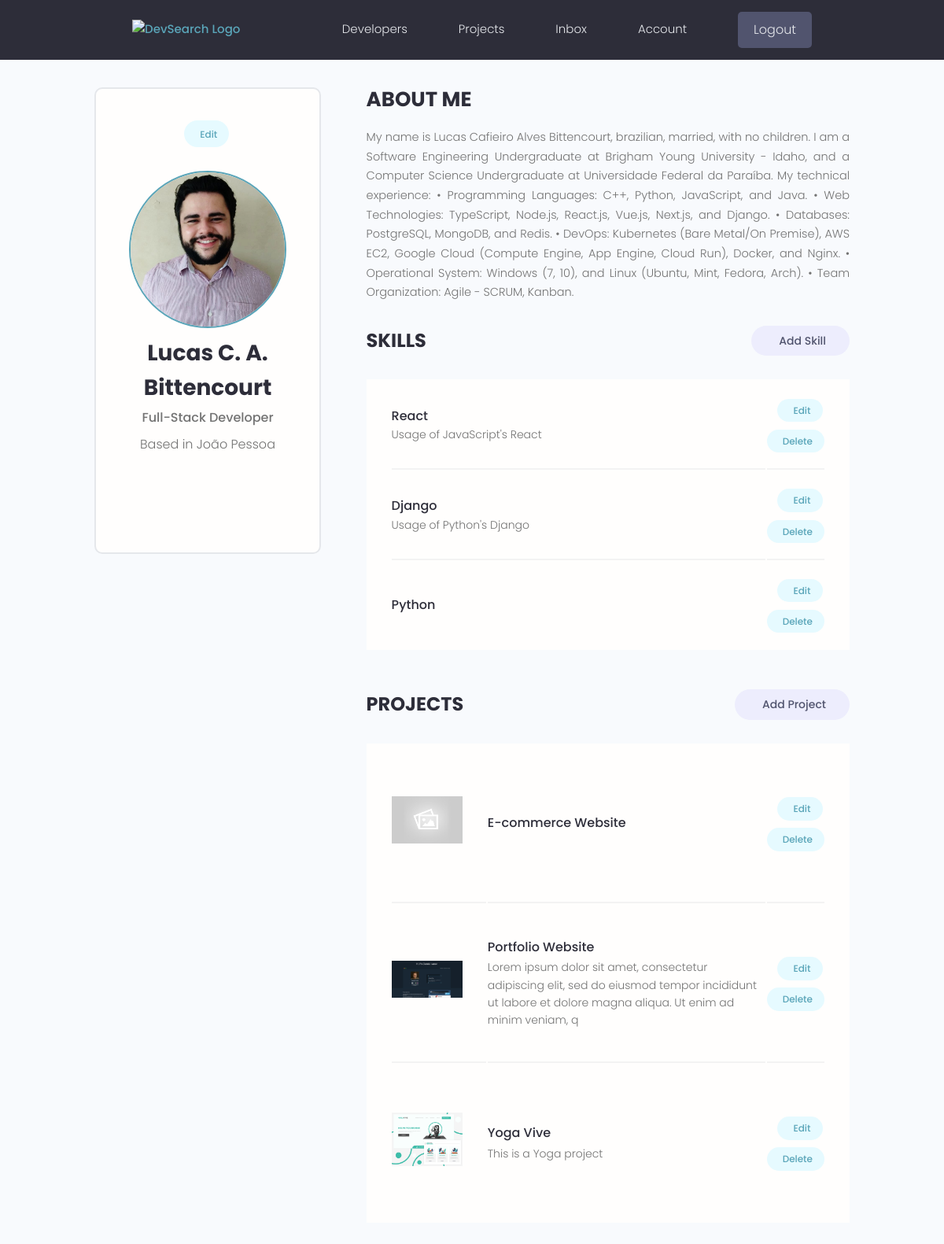
Page /account/ (signed in) on the earlier database version.
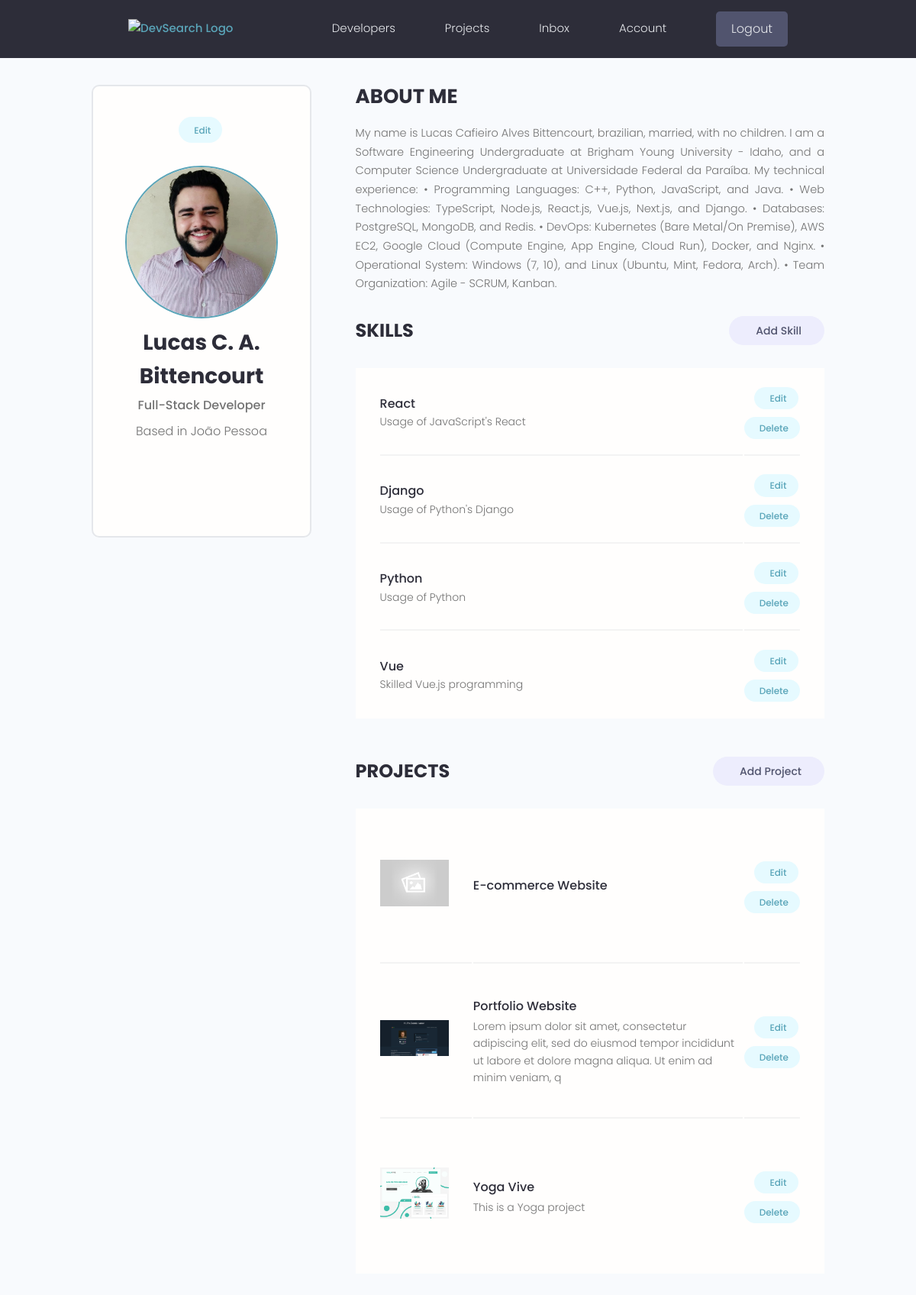
Same page on the later database version.
### users/models.py (models this page shows, shortened)
class Skill(models.Model):
    owner = models.ForeignKey(Profile, on_delete=models.CASCADE, blank=True, null=True)
    name = models.CharField(max_length=200, blank=True, null=True)
    description = models.TextField(blank=True, null=True)
    created = models.DateTimeField(auto_now_add=True)
    id = models.UUIDField(default=uuid.uuid4, unique=True,
                            primary_key=True, editable=False)

### projects/models.py (models this page shows, shortened)
class Project(models.Model):
    owner = models.ForeignKey(Profile, null=True, blank=True, on_delete=models.SET_NULL)
    title = models.CharField(max_length=200)
    description = models.TextField(null=True, blank=True)
    featured_image = models.ImageField(null=True, blank=True, default="default.jpg")
    demo_link = models.CharField(max_length=2000, null=True, blank=True)
    source_link = models.CharField(max_length=2000, null=True, blank=True)
    tags = models.ManyToManyField('Tag', blank=True)
    vote_total = models.IntegerField(default=0, null=True, blank=True)
    vote_ratio = models.IntegerField(default=0, null=True, blank=True)
    created = models.DateTimeField(auto_now_add=True)
    id = models.UUIDField(default=uuid.uuid4, unique=True,
                            primary_key=True, editable=False)
    class Meta:
        ordering = ['created']

### users/views.py (the view)
# urls.py: path('account/', views.user_account, name="account"),
@login_required(login_url='login')
def user_account(request):
    profile = request.user.profile
    skills = profile.skill_set.all()
    projects = profile.project_set.all()
    context = {
        'profile': profile,
        'skills': skills,
        'projects': projects,
    }
    return render(request, 'users/account.html', context)

### users/templates/users/account.html (shortened to what this page needs)
{% extends 'main.html' %}
{% block content %}
<main class="settingsPage profile my-md">
  <div class="container">
    <div class="layout">
      <div class="column column--1of3">
        <div class="card text-center">
          <div class="card__body dev">
            <a class="tag tag--pill tag--main settings__btn" href="{% url 'edit_account' %}"> Edit</a>
            <img class="avatar avatar--xl dev__avatar" src="{{ profile.profile_image.url }}" />
            <h2 class="dev__name">{{ profile.name }}</h2>
            <p class="dev__title">{{ profile.short_intro }}</p>
            <p class="dev__location">Based in {{ profile.location }}</p>
            <ul class="dev__social">
            </ul>
          </div>
        </div>
      </div>
      <div class="column column--2of3">
        <div class="devInfo">
          <h3 class="devInfo__title">About Me</h3>
          <p class="devInfo__about">{{ profile.bio }}</p>
        </div>
        <div class="settings">
          <h3 class="settings__title">Skills</h3>
          <a class="tag tag--pill tag--sub settings__btn tag--lg" href="{% url 'create_skill' %}"> Add Skill</a>
        </div>
        <table class="settings__table">
          {% for skill in skills %}
          <tr>
            <td class="settings__tableInfo">
              <h4>{{ skill.name }}</h4>
              <p>{{ skill.description }}</p>
            </td>
            <td class="settings__tableActions">
              <a class="tag tag--pill tag--main settings__btn" href="{% url 'update_skill' skill.id %}"> Edit</a>
              <a class="tag tag--pill tag--main settings__btn" href="{% url 'delete_skill' skill.id %}?next=/account">
                Delete</a>
            </td>
          </tr>
          {% endfor %}
        </table>
        <div class="settings">
          <h3 class="settings__title">Projects</h3>
          <a class="tag tag--pill tag--sub settings__btn tag--lg" href="{% url 'projects_create' %}"> Add Project</a>
        </div>
        <table class="settings__table">
          {% for project in projects %}
          <tr>
            <td class="settings__thumbnail">
              <a href="{% url 'projects_index' project.id %}"><img src="{{ project.featured_image.url }}" alt="Project Thumbnail" /></a>
            </td>
            <td class="settings__tableInfo">
              <a href="{% url 'projects_index' project.id %}">{{ project.title }}</a>
              <p>{{ project.description|slice:"150" }}</p>
            </td>
            <td class="settings__tableActions">
              <a class="tag tag--pill tag--main settings__btn" href="{% url 'projects_update' project.id %}"> Edit</a>
              <a class="tag tag--pill tag--main settings__btn" href="{% url 'projects_delete' project.id %}?next=/account">
                Delete</a>
            </td>
            {% endfor %}
          </tr>
        </table>
      </div>
    </div>
  </div>
</main>
{% endblock %}

Differences in the rows shown:
changed Skill "Python": description (not shown) → "Usage of Python"
added Skill: name "Vue", description "Skilled Vue.js programming"
